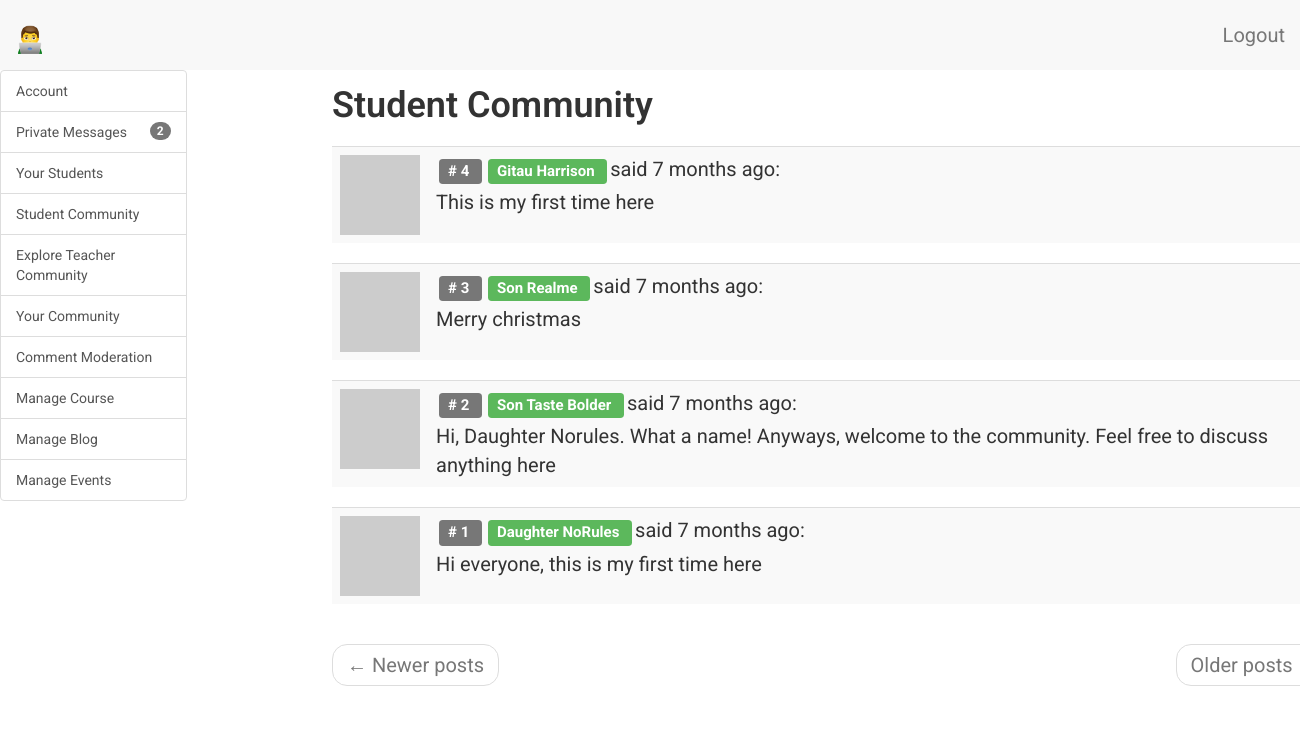
The app's page /teacher/dashboard/Taste Bolder/student-community (signed in) with its own data.
### app/models.py (models this page shows, shortened)
class CommunityComment(db.Model):
    __tablename__ = 'community_comment'
    id = db.Column(db.Integer, primary_key=True)
    body = db.Column(db.String(140))
    body_html = db.Column(db.Text)
    timestamp = db.Column(db.DateTime, index=True, default=datetime.utcnow)
    student_id = db.Column(db.Integer, db.ForeignKey('student.id'))

class Student(UserMixin, db.Model):
    __tablename__ = 'student'
    id = db.Column(db.Integer, primary_key=True)
    student_full_name = db.Column(db.String(64), index=True, unique=True)
    student_email = db.Column(db.String(120), index=True, unique=True)
    student_phone = db.Column(db.String(120), index=True, unique=True)
    student_school = db.Column(db.String(120), index=True)
    student_age = db.Column(db.Integer, index=True)
    student_course = db.Column(db.String(120), index=True)
    student_password_hash = db.Column(db.String(128))
    student_about_me = db.Column(db.String(140))
    student_last_seen = db.Column(db.DateTime, default=datetime.utcnow)
    parent_id = db.Column(db.Integer, db.ForeignKey('parent.id'))
    messages_sent = db.relationship(
        'StudentMessage',
        foreign_keys='StudentMessage.sender_id',
        backref='author',
        lazy='dynamic')
    messages_received = db.relationship(
        'StudentMessage',
        foreign_keys='StudentMessage.recipient_id',
        backref='recipient',
        lazy='dynamic')
    last_message_read_time = db.Column(db.DateTime)
    notifications = db.relationship(
        'StudentNotification',
        backref='student',
        lazy='dynamic')
    comments = db.relationship(
        'CommunityComment', backref='author', lazy='dynamic')
    webdev_chapter1_comments = db.relationship(
        'WebDevChapter1Comment', backref='author', lazy='dynamic')
    webdev_chapter2_comments = db.relationship(
        'WebDevChapter2Comment', backref='author', lazy='dynamic')
    webdev_chapter3_comments = db.relationship(
        'WebDevChapter3Comment', backref='author', lazy='dynamic')
    webdev_chapter1_objectives = db.relationship(
        'WebDevChapter1Objectives', backref='author', lazy='dynamic')
    webdev_chapter2_objectives = db.relationship(
        'WebDevChapter2Objectives', backref='author', lazy='dynamic')
    webdev_chapter3_objectives = db.relationship(
        'WebDevChapter3Objectives', backref='author', lazy='dynamic')
    webdev_chapter1_quiz_total_scores = db.relationship(
        'WebDevChapter1QuizTotalScore',
        backref='author',
        lazy='dynamic')
    webdev_chapter2_quiz_total_scores = db.relationship(
        'WebDevChapter2QuizTotalScore',
        backref='author',
        lazy='dynamic')
    webdev_chapter3_quiz_total_scores = db.relationship(
        'WebDevChapter3QuizTotalScore',
        backref='author',
        lazy='dynamic')
    webdev_chapter1_quiz_1_options = db.relationship(
        'WebDevChapter1Quiz1Options',
        backref='author',
        lazy='dynamic')
    webdev_chapter2_quiz_1_options = db.relationship(
        'WebDevChapter2Quiz1Options',
        backref='author',
        lazy='dynamic')
    webdev_chapter3_quiz_1_options = db.relationship(
        'WebDevChapter3Quiz1Options',
        backref='author',
        lazy='dynamic')
    webdev_chapter1_quiz_2_options = db.relationship(
        'WebDevChapter1Quiz2Options',
        backref='author',
        lazy='dynamic')
    webdev_chapter2_quiz_2_options = db.relationship(
        'WebDevChapter2Quiz2Options',
        backref='author',
        lazy='dynamic')
    webdev_chapter3_quiz_2_options = db.relationship(
        'WebDevChapter3Quiz2Options',
        backref='author',
        lazy='dynamic')
    webdev_chapter1_quiz_3_options = db.relationship(
        'WebDevChapter1Quiz3Options',
        backref='author',
        lazy='dynamic')
    webdev_chapter2_quiz_3_options = db.relationship(
        'WebDevChapter2Quiz3Options',
        backref='author',
        lazy='dynamic')
    webdev_chapter3_quiz_3_options = db.relationship(
        'WebDevChapter3Quiz3Options',
        backref='author',
        lazy='dynamic')
    webdev_chapter1_quiz_4_options = db.relationship(
        'WebDevChapter1Quiz4Options',
        backref='author',
        lazy='dynamic')
    webdev_chapter2_quiz_4_options = db.relationship(
        'WebDevChapter2Quiz4Options',
        backref='author',
        lazy='dynamic')
    webdev_chapter3_quiz_4_options = db.relationship(
        'WebDevChapter3Quiz4Options',
        backref='author',
        lazy='dynamic')
    webdev_chapter1_quiz_5_options = db.relationship(
        'WebDevChapter1Quiz5Options',
        backref='author',
        lazy='dynamic')
    webdev_chapter2_quiz_5_options = db.relationship(
        'WebDevChapter2Quiz5Options',
        backref='author',
        lazy='dynamic')
    webdev_chapter3_quiz_5_options = db.relationship(
        'WebDevChapter3Quiz5Options',
        backref='author',
        lazy='dynamic')
    general_multi_choice_answer_1 = db.relationship(
        'GeneralMultipleChoicesAnswer1',
        backref='author',
        lazy='dynamic')
    general_multi_choice_answer_2 = db.relationship(
        'GeneralMultipleChoicesAnswer2',
        backref='author',
        lazy='dynamic')
    general_multi_choice_answer_3 = db.relationship(
        'GeneralMultipleChoicesAnswer3',
        backref='author',
        lazy='dynamic')
    general_multi_choice_answer_4 = db.relationship(
        'GeneralMultipleChoicesAnswer4',
        backref='author',
        lazy='dynamic')
    general_multi_choice_answer_5 = db.relationship(
        'GeneralMultipleChoicesAnswer5',
        backref='author',
        lazy='dynamic')
    general_multi_choice_answer_6 = db.relationship(
        'GeneralMultipleChoicesAnswer6',
        backref='author',
        lazy='dynamic')
    general_multi_choice_answer_7 = db.relationship(
        'GeneralMultipleChoicesAnswer7',
        backref='author',
        lazy='dynamic')
    general_multi_choice_answer_8 = db.relationship(
        'GeneralMultipleChoicesAnswer8',
        backref='author',
        lazy='dynamic')
    general_multi_choice_answer_9 = db.relationship(
        'GeneralMultipleChoicesAnswer9',
        backref='author',
        lazy='dynamic')
    general_multi_choice_answer_10 = db.relationship(
        'GeneralMultipleChoicesAnswer10',
        backref='author',
        lazy='dynamic')
    def avatar_student(self, size):
        digest = md5(self.student_email.lower().encode('utf-8')).hexdigest()
        return 'https://www.gravatar.com/avatar/{}?d=identicon&s={}'.format(
            digest, size)
    followed = db.relationship(
        'Student',
        secondary=followers,
        primaryjoin=(followers.c.follower_id == id),
        secondaryjoin=(followers.c.followed_id == id),
        backref=db.backref('followers', lazy='dynamic'), lazy='dynamic')

### app/teacher/routes.py (the view)
@bp.route('/dashboard/<teacher_full_name>/student-community')
@login_required
def dashboard_student_community(teacher_full_name):
    teacher = Teacher.query.filter_by(
        teacher_full_name=teacher_full_name).first_or_404()
    page = request.args.get('page', 1, type=int)
    comments = CommunityComment.query.order_by(
        CommunityComment.timestamp.desc()).paginate(
            page, current_app.config['POSTS_PER_PAGE'], False)
    student_comments = CommunityComment.query.order_by(
        CommunityComment.timestamp.desc()).paginate(
        page, current_app.config['POSTS_PER_PAGE'], False)
    student_next_url = url_for(
        'teacher.dashboard_student_community',
        teacher_full_name=teacher.teacher_full_name,
        page=comments.next_num) \
        if comments.has_next else None
    student_prev_url = url_for(
        'teacher.dashboard_student_community',
        teacher_full_name=teacher.teacher_full_name,
        page=comments.prev_num) \
        if comments.has_prev else None
    return render_template(
        'teacher/student_community.html',
        title='Student Community',
        teacher=teacher,
        comments=comments.items,
        student_comments=student_comments.items,
        student_next_url=student_next_url,
        student_prev_url=student_prev_url)

### app/models.py (called while the page is built)
@login.user_loader
def load_user(id):
    admin = Admin.query.get(int(id))
    teacher = Teacher.query.get(int(id))
    student = Student.query.get(int(id))
    parent = Parent.query.get(int(id))
    if admin:
        return admin
    elif teacher:
        return teacher
    elif student:
        return student
    elif parent:
        return parent
    else:
        return None

    def new_messages(self):
        last_read_time = self.last_message_read_time or datetime(1900, 1, 1)
        return TeacherMessage.query.filter_by(recipient=self).filter(
            TeacherMessage.timestamp > last_read_time).count()

### app/teacher/routes.py (called while the page is built)
@bp.before_request
def before_request():
    if current_user.is_authenticated:
        current_user.teacher_last_seen = datetime.utcnow()
        db.session.commit()

### app/templates/teacher/student_community.html (shortened to what this page needs)
{% extends 'base.html' %}
{% block app_content %}
    <div class="row">
        <div class="col-sm-12">
        </div>
    </div>
    <div class="row">
        <div class="col-sm-12">
            <div id="student-community" class="tabcontent">
                <div class="row">
                    <div class="col-sm-12">
                        <h1>Student Community</h1>
                    </div>
                </div>
                <div class="row">
                    <div class="col-sm-12">
                        {% for comment in student_comments %}
                            {% include 'teacher/_comments_students.html' %}
                        {% endfor %}
                    </div>
                </div>
                <div class="row">
                    <div class="col-sm-12">
                        <nav aria-label="...">
                            <ul class="pager">
                                <li class="previous{% if not student_prev_url %} disabled{% endif %}">
                                    <a href="{{ student_prev_url or '#' }}">
                                        <span aria-hidden="true">&larr;</span> Newer posts
                                    </a>
                                </li>
                                <li class="next{% if not student_next_url %} disabled{% endif %}">
                                    <a href="{{ student_next_url or '#' }}">
                                        Older posts <span aria-hidden="true">&rarr;</span>
                                    </a>
                                </li>
                            </ul>
                        </nav>
                    </div>
                </div>
            </div>
        </div>
    </div>
{% endblock %}

### app/templates/teacher/_comments_students.html
<table class="table table-striped">
    <tr valign='top'>
        <td width="30px">
            <a href=" {{ url_for('teacher.profile_student', teacher_full_name=teacher.teacher_full_name, student_full_name=comment.author.student_full_name) }} ">
                <img src=" {{ comment.author.avatar_student(30) }}  ">
            </a>
        </td>
        <td>
            <span class="comment-id label label-default"># {{ comment.id }} </span>
            <span class="teacher_dashboard_student_popup">
                <a href="{{ url_for('teacher.profile_student', teacher_full_name=teacher.teacher_full_name, student_full_name=comment.author.student_full_name) }}">
                    <span class="label label-success"> {{ comment.author.student_full_name }} </span>
                </a>
            </span>
            said {{ moment(comment.timestamp).fromNow() }}:
            <br>
            <div class="comment-body">
                {% if comment.body_html %}
                    {{ comment.body_html | safe }}
                {% else %}
                    {{ comment.body }}
                {% endif %}
            </div>
        </td>
    </tr>
</table>

### app/static/css/main.css (style rules this page uses)
.label { margin: 3px; }
html, body { font-family: 'Roboto', sans-serif; }
h1 { padding-bottom: 10px; font-weight: 600; margin-top: 0px; padding-top: 0px; }
p, li { line-height: 30px; margin-top: 10px; margin-bottom: 10px; }
p, li, td, .btn, .btn-alt, .schedule-btn { font-size: 20px; }
.comment-body { margin-top: 5px; }
.tabcontent h1 { padding-top: 15px; }
.tabcontent { float: left; padding: 0px 12px; width: 99%; border-left: none; height: 300px; }

### records on screen
CommunityComment: id "4", author.student_full_name "Gitau Harrison", timestamp "7 months ago", body "This is my first time here"
CommunityComment: id "3", author.student_full_name "Son Realme", timestamp "7 months ago", body "Merry christmas"
CommunityComment: id "2", author.student_full_name "Son Taste Bolder", timestamp "7 months ago", body "Hi, Daughter Norules. What a name! Anyways, welcome to the community. Feel free to discuss anything here"
CommunityComment: id "1", author.student_full_name "Daughter NoRules", timestamp "7 months ago", body "Hi everyone, this is my first time here"

### other values on screen
{{ new_messages }} "2"
